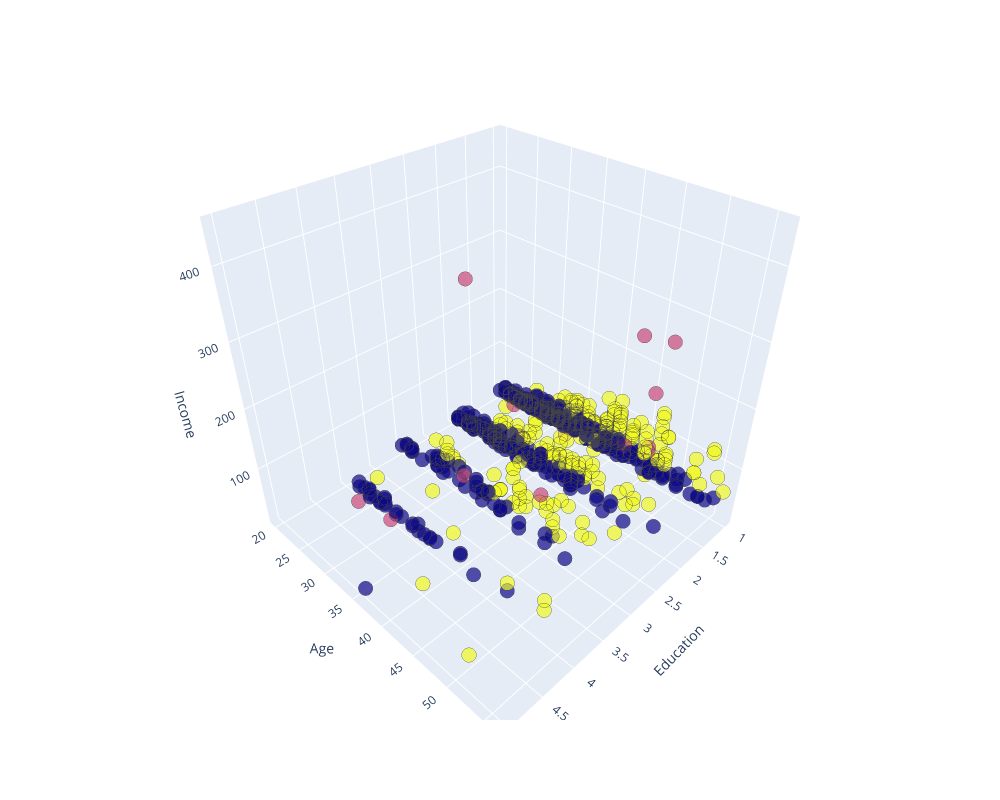

The notebook cell saved with this chart:
### Code cell
fig = px.scatter_3d(X, x=1, y=0, z=3, opacity=0.7, color=labels.astype(float))

fig.update_traces(marker=dict(size=5, line=dict(width=.25)), showlegend=False)
fig.update_layout(coloraxis_showscale=False, width=1000, height=800, scene=dict(
        xaxis=dict(title='Education'),
        yaxis=dict(title='Age'),
        zaxis=dict(title='Income')
    ))  # Remove color bar, resize plot

fig.show()

### Figure 1 — Plotly figure (JSON) as saved in the notebook; plotly's stock layout.template omitted (floating-point values rounded to 4 significant figures; data arrays with more than 128 entries replaced by an {"elided": "..."} marker saying what was removed)
{"data": [{"hovertemplate": "1=%{x}<br>0=%{y}<br>3=%{z}<br>color=%{marker.color}<extra></extra>", "legendgroup": "", "marker": {"color": {"elided": "700 float values"}, "coloraxis": "coloraxis", "line": {"width": 0.25}, "opacity": 0.7, "size": 5, "symbol": "circle"}, "mode": "markers", "name": "", "scene": "scene", "showlegend": false, "type": "scatter3d", "x": {"elided": "700 float values"}, "y": {"elided": "700 float values"}, "z": {"elided": "700 float values"}}], "layout": {"coloraxis": {"colorbar": {"title": {"text": "color"}}, "colorscale": [[0, "#0d0887"], [0.1111, "#46039f"], [0.2222, "#7201a8"], [0.3333, "#9c179e"], [0.4444, "#bd3786"], [0.5556, "#d8576b"], [0.6667, "#ed7953"], [0.7778, "#fb9f3a"], [0.8889, "#fdca26"], [1, "#f0f921"]], "showscale": false}, "height": 800, "legend": {"tracegroupgap": 0}, "margin": {"t": 60}, "scene": {"domain": {"x": [0, 1], "y": [0, 1]}, "xaxis": {"title": {"text": "Education"}}, "yaxis": {"title": {"text": "Age"}}, "zaxis": {"title": {"text": "Income"}}}, "width": 1000}}
